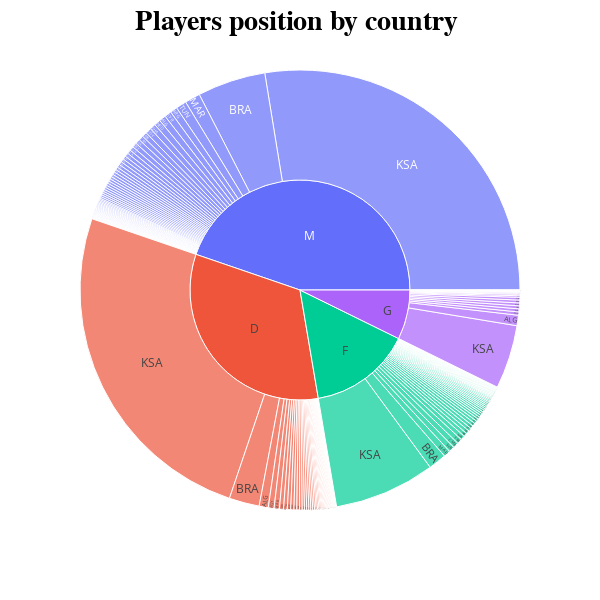

Notebook code cell kept with this figure:
### Code cell
fig = px.sunburst(p14, 
                   path=['Pos', 'Nation'], 
                   values='MP', template='plotly_white',
                 )
fig.update_layout(title_text='<b>Players position by country <b>', 
                  title_x=0.5, 
                  titlefont=dict(color='black', 
                            size=28, 
                            family="Courier New, monospace",),
                  width=600,
                  height=600,
                  showlegend=False,
                
                 )
fig.show()

### Figure 1 — Plotly figure (JSON) as saved in the notebook; plotly's stock layout.template omitted (floating-point values rounded to 4 significant figures; data arrays with more than 128 entries replaced by an {"elided": "..."} marker saying what was removed)
{"data": [{"branchvalues": "total", "domain": {"x": [0, 1], "y": [0, 1]}, "hovertemplate": "labels=%{label}<br>MP=%{value}<br>parent=%{parent}<br>id=%{id}<extra></extra>", "ids": {"elided": "210 str values"}, "labels": {"elided": "210 str values"}, "name": "", "parents": {"elided": "210 str values"}, "type": "sunburst", "values": {"elided": "210 int values"}}], "layout": {"height": 600, "legend": {"tracegroupgap": 0}, "margin": {"t": 60}, "showlegend": false, "title": {"font": {"color": "black", "family": "Courier New, monospace", "size": 28}, "text": "<b>Players position by country <b>", "x": 0.5}, "width": 600}}
